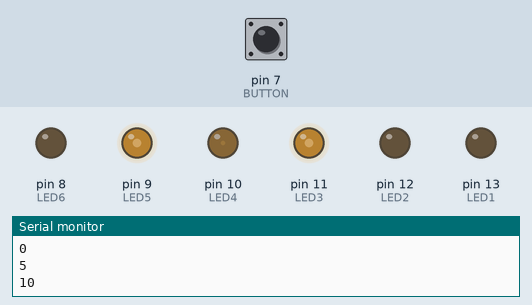
The sketch below on a simulated Arduino Uno, built with avr-gcc and run on an emulated ATmega328P. Shown: output pins drawn as LEDs (lit = HIGH), the last lines printed to the serial monitor. The test bench sets the inputs (shaded band); at power-on: pin 7 (BUTTON) LOW.

Above: at 6.4 s.
6.5 s: pin 7 (BUTTON) pulled HIGH for 2.45 s
At 7.17 s:
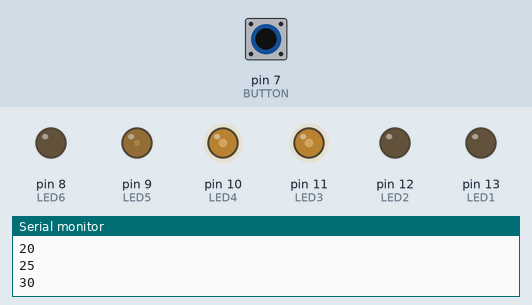
At 7.74 s:
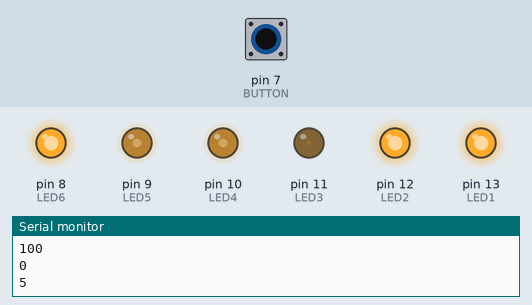
Timing chart, 0 to 19.9 s (numbered marks = the images above; inputs shaded):
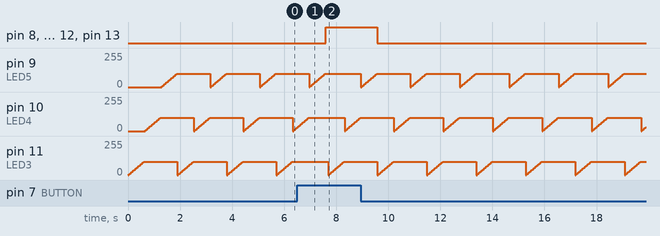

The sketch:

SLEEPLESS_-_FUME_-_A.ino
```cpp
int LED1 = 13;
int LED2 = 12;
int LED3 = 11;
int LED4 = 10;
int LED5 = 9;
int LED6 = 8;
int LED7 = 6;
const int BUTTON = 7;
int val = 0;
int fadeValue;
int fadeValue2;

void setup() {

Serial.begin(9600);

pinMode(LED1, OUTPUT);
pinMode(LED2, OUTPUT);
pinMode(LED3, OUTPUT);
pinMode(LED4, OUTPUT);
pinMode(LED5, OUTPUT);
pinMode(LED6, OUTPUT);
}

void loop(){


           for(int fadeValue=0; fadeValue <=100; fadeValue += 5){

                   analogWrite(LED3, fadeValue);
                 Serial.println(fadeValue);
                 delay(30);
            }


           for(int fadeValue=0; fadeValue <=100; fadeValue += 5){

                   analogWrite(LED4, fadeValue);
                 Serial.println(fadeValue);
                 delay(30);
            }

               for(int fadeValue=0; fadeValue <=100; fadeValue += 5){

                   analogWrite(LED5, fadeValue);
                 Serial.println(fadeValue);
                 delay(30);
            }

////////////////////////////////////////////////////////////////////////


  val = digitalRead(BUTTON);

if (val == HIGH) {
digitalWrite(LED1, LOW);

}
else{ digitalWrite(LED1, HIGH);
}


////////


if (val == HIGH) {
digitalWrite(LED2, HIGH);

}
else{ digitalWrite(LED2, LOW);
}


/////////


if (val == HIGH) {
digitalWrite(LED1, HIGH);

}
else{ digitalWrite(LED1, LOW);
}


//////////

if (val == HIGH) {
digitalWrite(LED6, HIGH);


}
else{ digitalWrite(LED6, LOW);
}
///////////////////////////////////////////////////////////////////////

if (val == HIGH){
digitalWrite(LED7, LOW);
delay(90);
  digitalWrite(LED7, HIGH);
}


}
```

Measured:
- after the input at 6.5 s, pin 8 (LED6), pin 12 (LED2), pin 13 (LED1): LOW → HIGH after 1.1 s, → LOW 2.0 s later
- by itself, pin 9 (LED5), pin 10 (LED4), pin 11 (LED3): ramps from 0/255 to 100/255 and jumps back, once every 1.9 s
